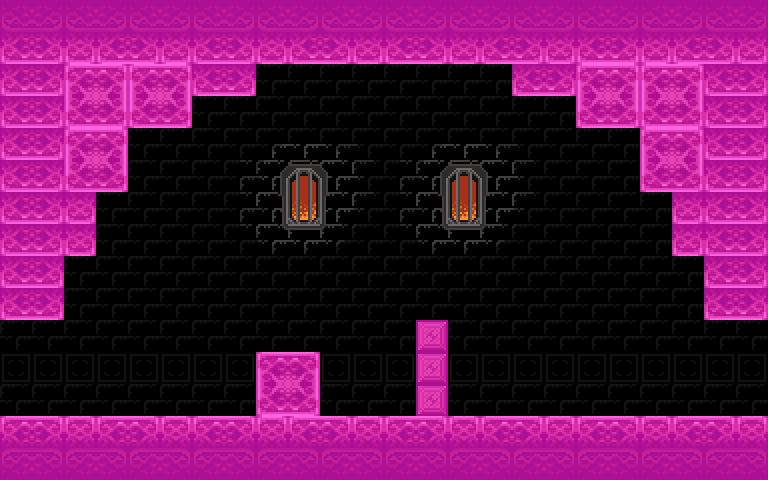

A 2D game scene composited from a Tiled map and its tileset images. What follows is a short description and the map's XML, with every tile layer's data as written:
An orthogonal 24x15 tile map with 32x32 px tiles, 2 tile layers (background, physics), 2 tilesets and 5 objects (3x spawn, 2x exit).

<map version="1.0" orientation="orthogonal" width="24" height="15" tilewidth="32" tileheight="32">
 <tileset firstgid="1" name="tiles3" tilewidth="32" tileheight="32">
  <image source="../res/tiles3.png" width="256" height="256" />
 </tileset>
 <tileset firstgid="65" name="physicsTiles" tilewidth="32" tileheight="32">
  <image source="physicsTiles.png" width="256" height="256" />
 </tileset>
 <layer name="background" width="24" height="15">
  <data encoding="csv">
37,38,37,38,37,38,37,38,37,38,37,38,37,38,37,38,37,38,37,38,37,38,37,38,
45,46,44,45,46,44,45,46,44,45,46,44,45,46,44,45,46,44,45,46,44,45,46,44,
45,46,39,40,39,40,45,46,2,2,2,2,2,2,2,2,45,46,39,40,39,40,45,46,
45,46,47,48,47,48,2,2,2,2,2,2,2,2,2,2,2,2,47,48,47,48,45,46,
45,46,39,40,2,2,2,2,3,4,5,6,2,3,4,5,6,2,2,2,39,40,45,46,
45,46,47,48,2,2,2,10,11,12,13,14,10,11,12,13,14,2,2,2,47,48,45,46,
45,46,44,2,2,2,2,18,19,20,21,22,18,19,20,21,22,2,2,2,2,44,45,46,
45,46,44,2,2,2,2,26,27,28,29,30,26,27,28,29,30,2,2,2,2,44,45,46,
45,46,2,2,2,2,2,2,2,2,2,2,2,2,2,2,2,2,2,2,2,2,45,46,
45,46,2,2,2,2,2,2,2,2,2,2,2,2,2,2,2,2,2,2,2,2,45,46,
2,2,2,2,2,2,2,2,2,2,2,2,2,36,2,2,2,2,2,2,2,2,2,2,
1,1,1,1,1,1,1,1,39,40,1,1,1,36,1,1,1,1,1,1,1,1,1,1,
2,2,2,2,2,2,2,2,47,48,2,2,2,36,2,2,2,2,2,2,2,2,2,2,
33,34,35,33,34,35,33,34,35,33,34,35,33,34,35,33,34,35,33,34,35,33,34,35,
41,42,41,42,41,42,41,42,41,42,41,42,41,42,41,42,41,42,41,42,41,42,41,42
</data>
 </layer>
 <layer name="physics" width="24" height="15" opacity="0.61">
  <data encoding="csv">
65,65,65,65,65,65,65,65,65,65,65,65,65,65,65,65,65,65,65,65,65,65,65,65,
65,65,65,65,65,65,65,65,65,65,65,65,65,65,65,65,65,65,65,65,65,65,65,65,
65,65,65,65,65,65,65,65,0,0,0,0,0,0,0,0,65,65,65,65,65,65,65,65,
65,65,65,65,65,65,0,0,0,0,0,0,0,0,0,0,0,0,65,65,65,65,65,65,
65,65,65,65,0,0,0,0,0,0,0,0,0,0,0,0,0,0,0,0,65,65,65,65,
65,65,65,65,0,0,0,0,0,0,0,0,0,0,0,0,0,0,0,0,65,65,65,65,
65,65,65,0,0,0,0,0,0,0,0,0,0,0,0,0,0,0,0,0,0,65,65,65,
65,65,65,0,0,0,0,0,0,0,0,0,0,0,0,0,0,0,0,0,0,65,65,65,
65,65,0,0,0,0,0,0,0,0,0,0,0,0,0,0,0,0,0,0,0,0,65,65,
65,65,0,0,0,0,0,0,0,0,0,0,0,0,0,0,0,0,0,0,0,0,65,65,
0,0,0,0,0,0,0,0,0,0,0,0,0,65,0,0,0,0,0,0,0,0,0,0,
0,0,0,0,0,0,0,0,65,65,0,0,0,65,0,0,0,0,0,0,0,0,0,0,
0,0,0,0,0,0,0,0,65,65,0,0,0,65,0,0,0,0,0,0,0,0,0,0,
65,65,65,65,65,65,65,65,65,65,65,65,65,65,65,65,65,65,65,65,65,65,65,65,
65,65,65,65,65,65,65,65,65,65,65,65,65,65,65,65,65,65,65,65,65,65,65,65
</data>
 </layer>
 <objectgroup name="objects" width="24" height="15">
  <object name="test" type="exit" x="-16" y="300" width="53" height="131" />
  <object name="test3" type="exit" x="716" y="296" width="65" height="143" />
  <object name="EnemyBot" type="spawn" x="288" y="320" width="32" height="32" />
  <object name="EnemyOctorok" type="spawn" x="416" y="288" width="32" height="32" />
  <object name="EnemyOctorok" type="spawn" x="352" y="384" width="32" height="32" />
 </objectgroup>
</map>